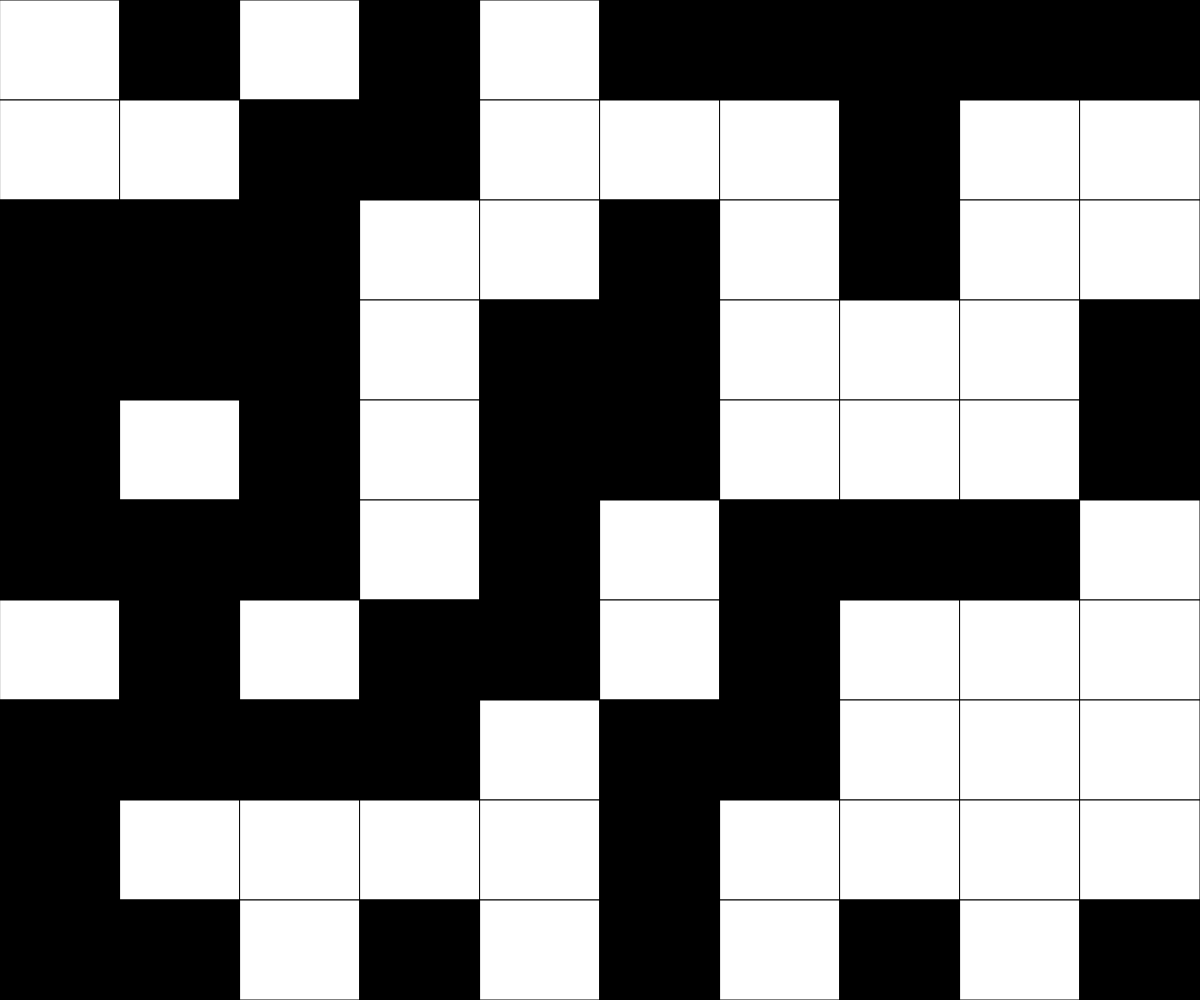
Frame 1 (no input)
Frame 60 (no input): identical to frame 1, image omitted
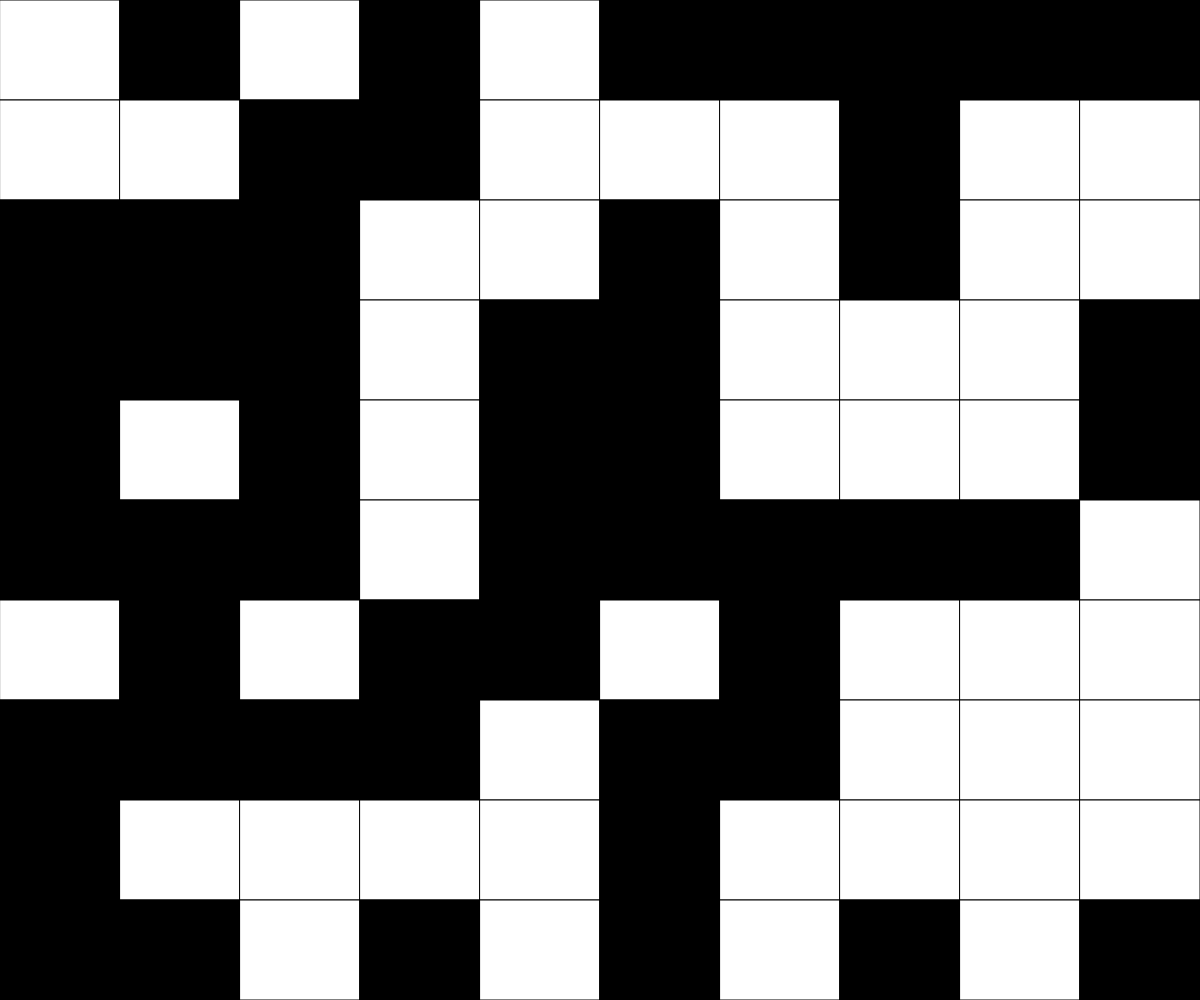
Frame 120 (the mouse pressed at the canvas centre since frame 60)

The p5.js sketch that drew these frames (run headless with seeded random() and noise() and a simulated clock; from frame 60 on, the mouse is pressed at the canvas centre):

// p5.js sketch
// ── sketch.js
// 2d Array Demo

let grid;
let cellWidth;
let cellHeight;

function setup() {
  createCanvas(windowWidth, windowHeight);
  grid = generateRandomGrid(10);
  cellWidth = width / grid[0].length;
  cellHeight = height / grid.length;
}

function draw() {
  background(220);
  displayGrid();
}

function mousePressed() {
  let cellX = floor(mouseX / cellWidth);
  let cellY = floor(mouseY / cellHeight);

  // console.log(cellX, cellY);
  if (grid[cellY][cellX] === 0) {
    grid[cellY][cellX] = 1;
  }
  else {
    grid[cellY][cellX] = 0;
  }
}

function keyPressed() {
  if (key === " ") {
    grid = generateRandomGrid(10);
  }
}

function displayGrid() {
  

  for (let y=0; y<grid.length; y++) {
    for (let x=0; x<grid[y].length; x++) {
      if (grid[y][x] === 0) {
        fill("black");
      }
      else {
        fill("white");
      }

      rect(cellWidth*x, cellHeight*y, cellWidth, cellHeight);
    }
  }
}


function generateRandomGrid(gridSize) {
  let grid = [];
  for (let i=0; i<gridSize; i++) {
    grid.push([]);
    for (let j=0; j<gridSize; j++) {
      if (random(100) < 50) {
        grid[i].push(0);
      }
      else {
        grid[i].push(1);
      }
    }
  }
  return grid;
}
